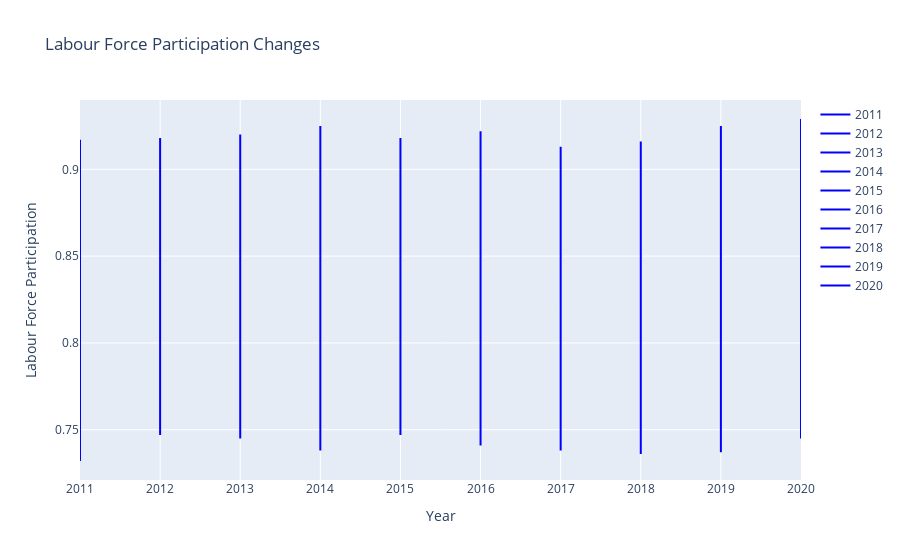

This figure's notebook cell:
### Code cell
import pandas as pd
import plotly.graph_objs as go

# 读取数据集并按每年进行分组
groups = df.groupby('year')

# 定义颜色
colors = {'top10': 'blue', 'bottom10': 'red', 'middle': 'green'}

# 循环处理每个年份的数据
traces = []
for year, group in groups:
    # 计算每个州的数据在该年中所占百分比
    total = group['labour_force_participation'].sum()
    group['Percent'] = group['labour_force_participation'] / total * 100

    # 按照百分比大小进行排序，并将排名转换为百分比
    group = group.sort_values('Percent', ascending=False)
    group['Rank'] = group['Percent'].rank(pct=True) * 100

    # 确定前10%和后10%的州和中间45%到55%的州
    top10 = group[group['Rank'] >= 90]
    bottom10 = group[group['Rank'] <= 10]
    middle = group[(group['Rank'] >= 45) & (group['Rank'] <= 55)]

    # 合并前10%、后10%和中间45%到55%的州的数据
    selected = pd.concat([top10, bottom10, middle])

    # 绘制折线图
    trace = go.Scatter(
        x=[year]*len(selected),
        y=selected['labour_force_participation'],
        mode='lines',
        name=str(year),
        line=dict(color=colors['top10'], width=2),
    )
    traces.append(trace)

# 设置图形布局并绘制图形
layout = go.Layout(
    title='Labour Force Participation Changes',
    xaxis=dict(title='Year'),
    yaxis=dict(title='Labour Force Participation'),
)
fig = go.Figure(data=traces, layout=layout)
fig.show()

### Figure 1 — Plotly figure (JSON) as saved in the notebook; plotly's stock layout.template omitted (floating-point values rounded to 4 significant figures)
{"data": [{"line": {"color": "blue", "width": 2}, "mode": "lines", "name": "2011", "type": "scatter", "x": [2011, 2011, 2011, 2011, 2011, 2011, 2011, 2011, 2011, 2011, 2011, 2011, 2011, 2011, 2011, 2011], "y": [0.917, 0.899, 0.894, 0.886, 0.886, 0.886, 0.762, 0.762, 0.762, 0.745, 0.732, 0.83, 0.825, 0.824, 0.824, 0.823]}, {"line": {"color": "blue", "width": 2}, "mode": "lines", "name": "2012", "type": "scatter", "x": [2012, 2012, 2012, 2012, 2012, 2012, 2012, 2012, 2012, 2012, 2012, 2012, 2012, 2012, 2012, 2012], "y": [0.918, 0.898, 0.897, 0.882, 0.88, 0.88, 0.88, 0.764, 0.762, 0.762, 0.748, 0.747, 0.825, 0.821, 0.82, 0.819]}, {"line": {"color": "blue", "width": 2}, "mode": "lines", "name": "2013", "type": "scatter", "x": [2013, 2013, 2013, 2013, 2013, 2013, 2013, 2013, 2013, 2013, 2013, 2013, 2013, 2013, 2013, 2013], "y": [0.92, 0.9, 0.899, 0.885, 0.885, 0.877, 0.774, 0.758, 0.758, 0.748, 0.745, 0.828, 0.826, 0.824, 0.82, 0.816]}, {"line": {"color": "blue", "width": 2}, "mode": "lines", "name": "2014", "type": "scatter", "x": [2014, 2014, 2014, 2014, 2014, 2014, 2014, 2014, 2014, 2014, 2014, 2014, 2014, 2014, 2014, 2014], "y": [0.925, 0.898, 0.898, 0.892, 0.892, 0.888, 0.773, 0.772, 0.772, 0.747, 0.738, 0.825, 0.824, 0.819, 0.815, 0.815]}, {"line": {"color": "blue", "width": 2}, "mode": "lines", "name": "2015", "type": "scatter", "x": [2015, 2015, 2015, 2015, 2015, 2015, 2015, 2015, 2015, 2015, 2015, 2015, 2015, 2015, 2015, 2015, 2015], "y": [0.918, 0.901, 0.895, 0.894, 0.894, 0.889, 0.776, 0.766, 0.766, 0.752, 0.747, 0.829, 0.826, 0.825, 0.823, 0.821, 0.821]}, {"line": {"color": "blue", "width": 2}, "mode": "lines", "name": "2016", "type": "scatter", "x": [2016, 2016, 2016, 2016, 2016, 2016, 2016, 2016, 2016, 2016, 2016, 2016, 2016, 2016, 2016, 2016], "y": [0.922, 0.904, 0.891, 0.887, 0.887, 0.884, 0.774, 0.766, 0.766, 0.757, 0.741, 0.828, 0.828, 0.826, 0.822, 0.82]}, {"line": {"color": "blue", "width": 2}, "mode": "lines", "name": "2017", "type": "scatter", "x": [2017, 2017, 2017, 2017, 2017, 2017, 2017, 2017, 2017, 2017, 2017, 2017, 2017, 2017, 2017, 2017], "y": [0.913, 0.898, 0.892, 0.882, 0.878, 0.878, 0.777, 0.777, 0.763, 0.76, 0.738, 0.826, 0.825, 0.823, 0.822, 0.822]}, {"line": {"color": "blue", "width": 2}, "mode": "lines", "name": "2018", "type": "scatter", "x": [2018, 2018, 2018, 2018, 2018, 2018, 2018, 2018, 2018, 2018, 2018, 2018, 2018, 2018, 2018, 2018], "y": [0.916, 0.902, 0.897, 0.897, 0.896, 0.779, 0.779, 0.767, 0.765, 0.736, 0.831, 0.831, 0.831, 0.827, 0.827, 0.825]}, {"line": {"color": "blue", "width": 2}, "mode": "lines", "name": "2019", "type": "scatter", "x": [2019, 2019, 2019, 2019, 2019, 2019, 2019, 2019, 2019, 2019, 2019, 2019, 2019, 2019, 2019, 2019, 2019], "y": [0.925, 0.899, 0.895, 0.895, 0.892, 0.872, 0.777, 0.777, 0.765, 0.758, 0.737, 0.827, 0.827, 0.827, 0.826, 0.824, 0.823]}, {"line": {"color": "blue", "width": 2}, "mode": "lines", "name": "2020", "type": "scatter", "x": [2020, 2020, 2020, 2020, 2020, 2020, 2020, 2020, 2020, 2020, 2020, 2020, 2020, 2020, 2020], "y": [0.929, 0.901, 0.9, 0.886, 0.877, 0.789, 0.789, 0.782, 0.764, 0.745, 0.837, 0.83, 0.826, 0.826, 0.825]}], "layout": {"title": {"text": "Labour Force Participation Changes"}, "xaxis": {"title": {"text": "Year"}}, "yaxis": {"title": {"text": "Labour Force Participation"}}}}
